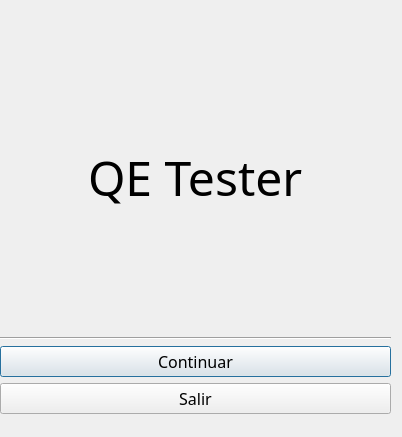
<?xml version="1.0" encoding="UTF-8"?>
<ui version="4.0">
 <class>Dialog</class>
 <widget class="QDialog" name="Dialog">
  <property name="geometry">
   <rect>
    <x>0</x>
    <y>0</y>
    <width>402</width>
    <height>437</height>
   </rect>
  </property>
  <property name="windowTitle">
   <string>Programillo</string>
  </property>
  <widget class="QWidget" name="verticalLayoutWidget_3">
   <property name="geometry">
    <rect>
     <x>0</x>
     <y>23</y>
     <width>391</width>
     <height>391</height>
    </rect>
   </property>
   <layout class="QVBoxLayout" name="verticalLayout_3">
    <item>
     <layout class="QVBoxLayout" name="verticalLayout_2">
      <item>
       <layout class="QHBoxLayout" name="horizontalLayout_2">
        <item>
         <spacer name="horizontalSpacer">
          <property name="orientation">
           <enum>Qt::Horizontal</enum>
          </property>
          <property name="sizeHint" stdset="0">
           <size>
            <width>40</width>
            <height>20</height>
           </size>
          </property>
         </spacer>
        </item>
        <item>
         <widget class="QLabel" name="label">
          <property name="font">
           <font>
            <family>MV Boli</family>
            <pointsize>36</pointsize>
           </font>
          </property>
          <property name="text">
           <string>QE Tester</string>
          </property>
         </widget>
        </item>
        <item>
         <spacer name="horizontalSpacer_2">
          <property name="orientation">
           <enum>Qt::Horizontal</enum>
          </property>
          <property name="sizeHint" stdset="0">
           <size>
            <width>40</width>
            <height>20</height>
           </size>
          </property>
         </spacer>
        </item>
       </layout>
      </item>
     </layout>
    </item>
    <item>
     <widget class="Line" name="line">
      <property name="orientation">
       <enum>Qt::Horizontal</enum>
      </property>
     </widget>
    </item>
    <item>
     <layout class="QVBoxLayout" name="verticalLayout">
      <item>
       <widget class="QPushButton" name="Continuar">
        <property name="font">
         <font>
          <family>MV Boli</family>
          <pointsize>12</pointsize>
         </font>
        </property>
        <property name="text">
         <string>Continuar</string>
        </property>
       </widget>
      </item>
      <item>
       <widget class="QPushButton" name="Salir">
        <property name="font">
         <font>
          <family>MV Boli</family>
          <pointsize>12</pointsize>
         </font>
        </property>
        <property name="text">
         <string>Salir</string>
        </property>
       </widget>
      </item>
     </layout>
    </item>
   </layout>
  </widget>
 </widget>
 <resources/>
 <connections/>
</ui>
